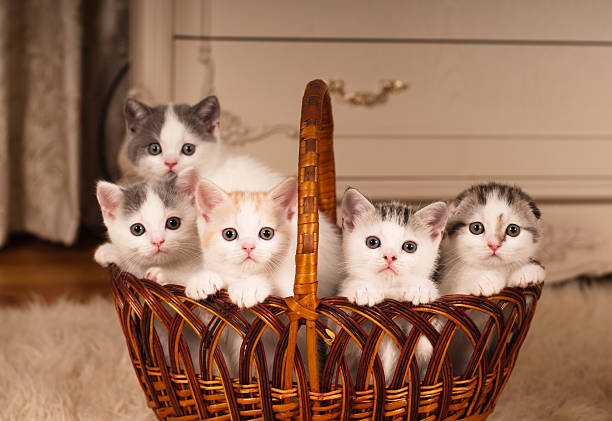
#> input picture basics/cats.jpg, 612 x 421 px, found by its file name
$ python 'histogram g-s.py'
#> lines starting #> are read from the running program, lines starting #| are printed output that depends on the picture; after the words box and inside, x2 and y2 are one past the last pixel; in counts of white or black regions, pixels touching at a corner belong together
import cv2 as cv
import matplotlib.pyplot as plt
import numpy as np
img=cv.imread("Photos/cats.jpg")
#> img is the input picture: shape (421, 612, 3); mean B, G, R 90.5, 114.6, 154.4
cv.imshow("cats",img)
print(img.shape)
#| (421, 612, 3)
blank=np.zeros(img.shape[:2],dtype="uint8")
circle=cv.circle(blank,(blank.shape[1]//2,blank.shape[0]//2),100,255,-1)
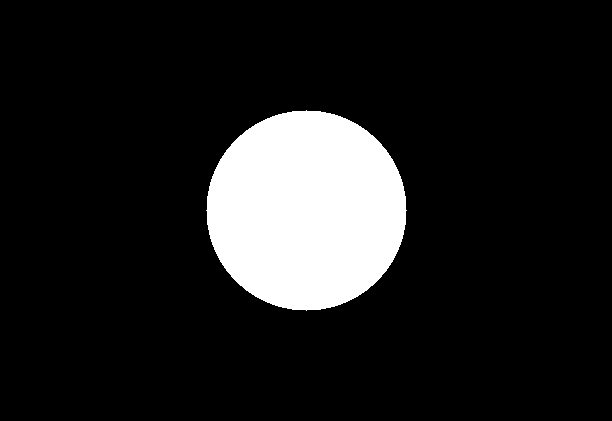
#> blank: shape (421, 612); 12.2% white; 1 white region, box (x1, y1, x2, y2) and area: (206, 110, 407, 311) 31417

#For gray scale images
gray=cv.cvtColor(img,cv.COLOR_BGR2GRAY)
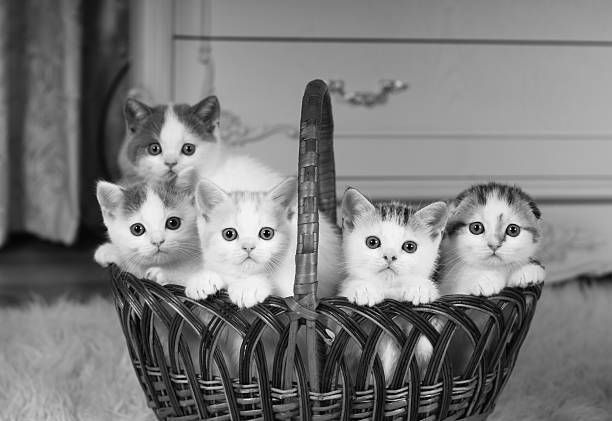
#> gray: shape (421, 612); min 0, max 254, mean 123.8
mask=cv.bitwise_and(gray,gray,mask=circle)
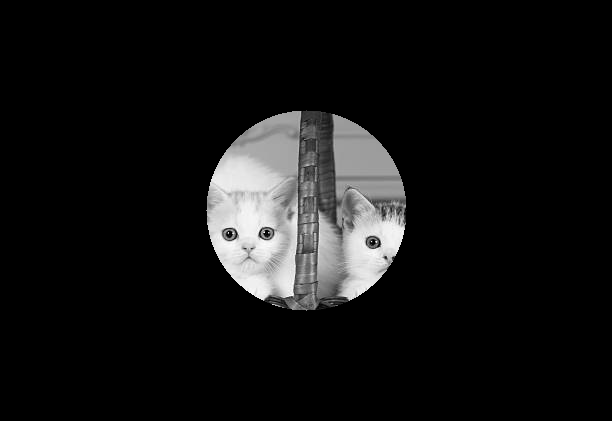
#> mask: shape (421, 612); min 0, max 253, mean 19.8
cv.imshow("Gray cats",mask)
hist=cv.calcHist([gray],[0],mask,[256],[0,256])
#> hist = 256 values, max 919 at index 157, min 0 at index 0, mean 122.7
plt.figure()
plt.title("Gray Cats Histogram")
plt.xlabel("Colors")
plt.ylabel("Pixel Intensity")
plt.plot(hist)
plt.xlim([0,256])
plt.show()
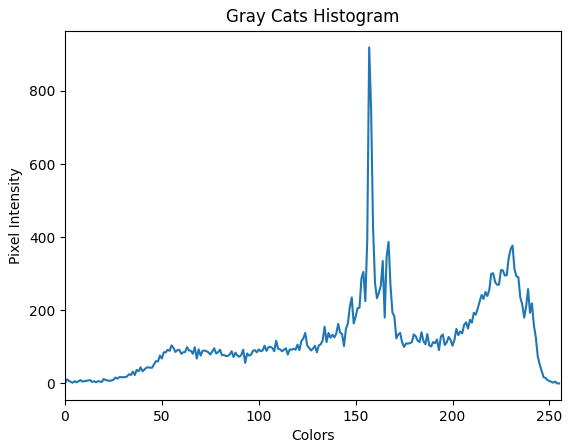
#> figure drawn by matplotlib, 1 panel; curve peaks at x = 157, y = 919
cv.waitKey(0)
